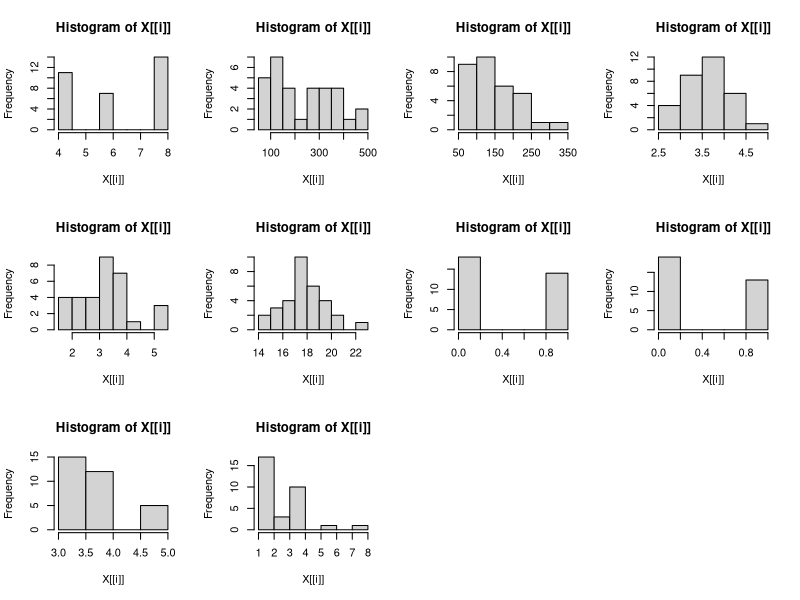
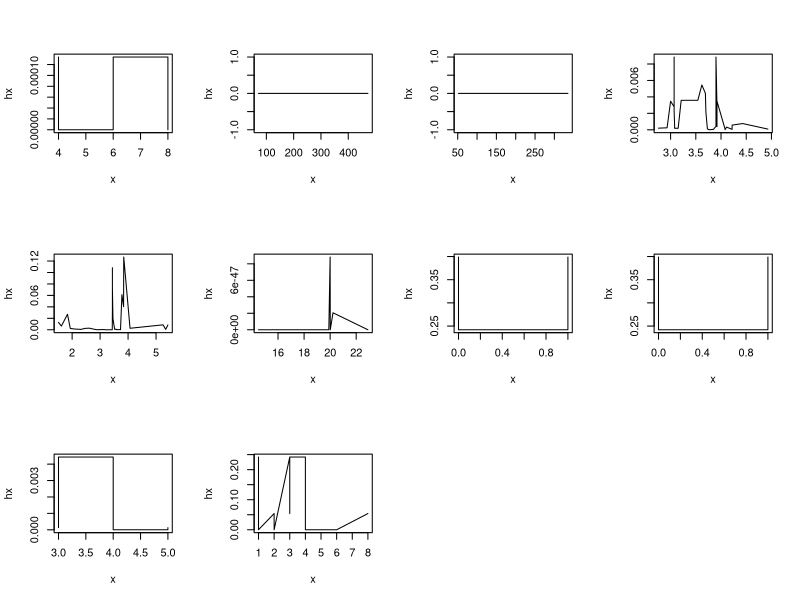
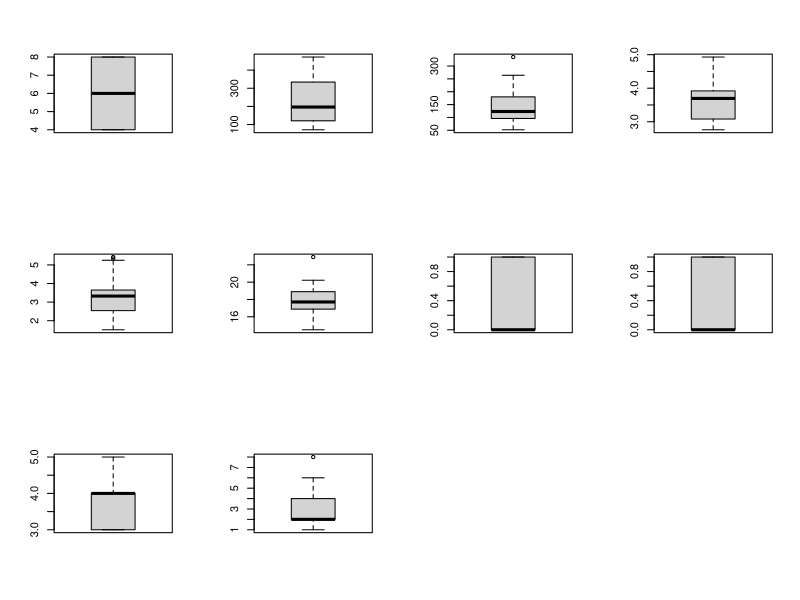

These figures' R source, in order:
#----------------------Assignment 7.1------------------

# Histogram for all variables in a dataset mtcars. 
# Write a program to create histograms for all columns.

mtcars
str(mtcars)
# all variables are numeric

par(mfrow=c(3,4))            # set the graph area
lapply(mtcars[2:11], hist)   # apply histogram plot function to all column of mtcars

# 2. Check the probability distribution of all variables in mtcars
par(mfrow=c(3,4))           # set the graph area

# writing a function to plot probability
prob <- function(prob){
  x <- sort(prob)
  hx <- dnorm(prob)
  p <- plot(x, hx, type="l")
}

lapply(mtcars[2:11], prob)   # applying the function to all the columns


# 3. Write a program to create boxplot for all variables.

par(mfrow=c(3,4)) 

lapply(mtcars[2:11], boxplot)   # applying the function to all the columns
